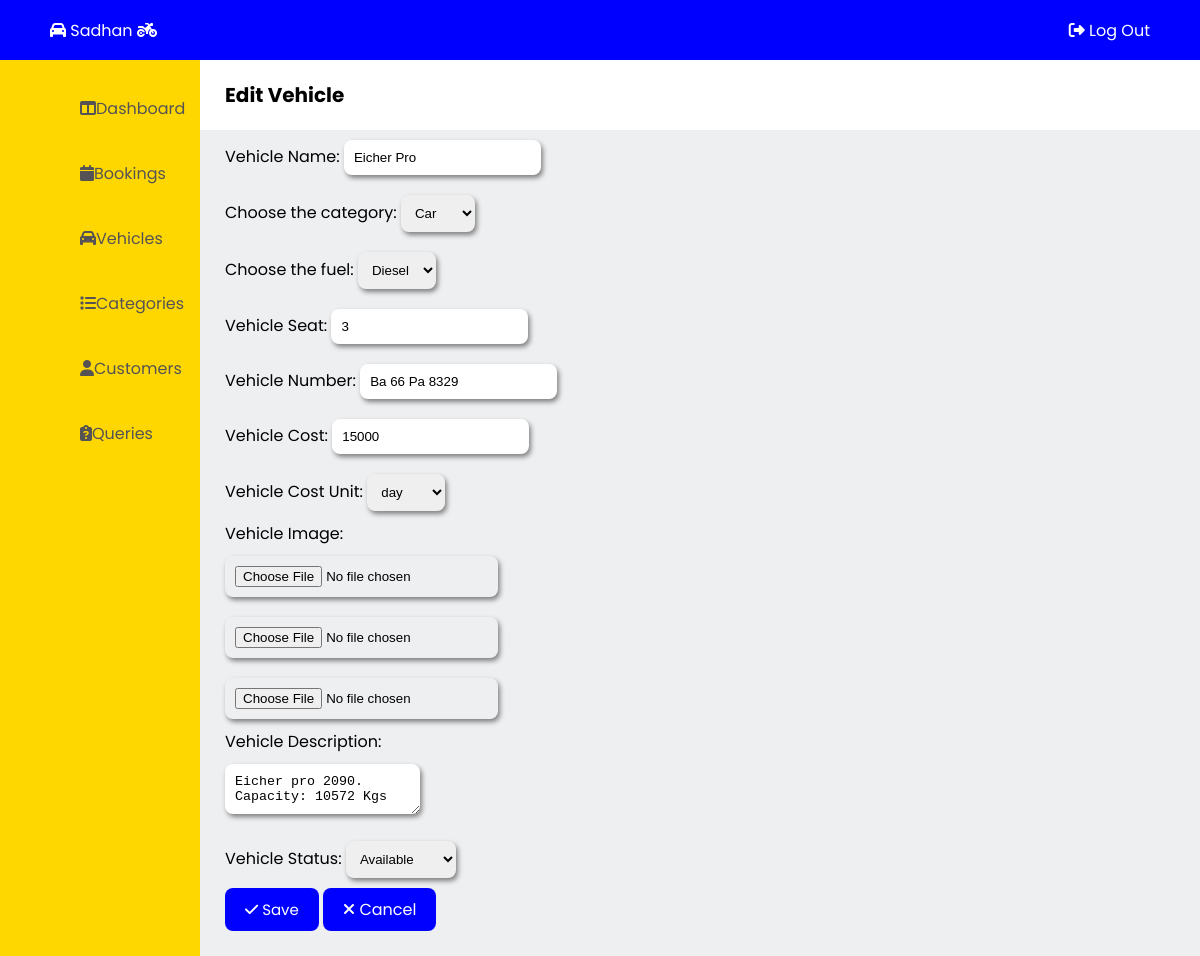
Screenshot of /admin/edit-vehicle.php?v_id=5 with the database file from the repository.
### tables this page shows
CREATE TABLE `vehicles` (
  `v_id` int(11) NOT NULL,
  `v_name` varchar(50) NOT NULL,
  `v_type` varchar(50) NOT NULL,
  `v_fuel` varchar(20) NOT NULL,
  `v_seat` int(100) NOT NULL,
  `v_number` varchar(30) DEFAULT NULL,
  `v_cost` int(20) NOT NULL,
  `v_cunit` varchar(50) NOT NULL,
  `v_image1` varchar(500) NOT NULL,
  `v_image2` varchar(500) NOT NULL,
  `v_image3` varchar(500) NOT NULL,
  `v_description` varchar(200) NOT NULL,
  `v_status` varchar(20) NOT NULL
);

### admin/edit-vehicle.php (the view, shortened to what this page needs)
<!DOCTYPE html>
<html lang="en">
<head>
  <link rel="stylesheet" href="admin-css\admin-style.css"/>
</head>
<body>
  <?php
    include "admin-container\admin-header.php";
  ?>
  <?php
    include "admin-container\admin-leftbar.php";
  ?>
  <?php
    $id = $_GET['v_id'];
    $qry = "SELECT * FROM vehicles WHERE v_id = '$id'";
    $qry3 = "SELECT * FROM categories";
    include 'admin-container/db_connection.php';
    $result = mysqli_query($con, $qry);
    $result2 = mysqli_query($con, $qry3);
    $row = mysqli_fetch_assoc($result);
  ?>
  <main class="main">
    <section class="title">
      <p>Edit Vehicle</p>
    </section>
    <div class="add-vehicle">
    <form action="edit-vehicle.php?v_id=<?php echo $id; ?>" method="POST" enctype="multipart/form-data">
            <label for="cars">Vehicle Name: </label>
                <input type="text" name="v_name" placeholder="Name" required value="<?php echo $row['v_name'];?>"><br>
            <label for="type">Choose the category:</label>
                <select name="v_type" id="type" required ">
                <?php while($row2 = mysqli_fetch_assoc($result2)){  ?>
                    <option><?php echo $row2['c_name'];?></option>
                <?php } ?>
                </select><br>
            <label for="fuel">Choose the fuel:</label>
                <select name="v_fuel" id="fuel" required>
                    <option><?php echo $row['v_fuel'];?></option>
                </select><br>
            <label for="cars">Vehicle Seat:</label>
                <input type="number" name="v_seat" placeholder="Seat Number" value="<?php echo $row['v_seat'];?>"><br>
            <label for="v_number">Vehicle Number:</label>
                <input type="text" name="v_number" placeholder="Number" value="<?php echo $row['v_number'];?>" required><br>
            <label for="cars">Vehicle Cost:</label>
                <input type="text" name="v_cost" placeholder="Cost (Rs.)" value="<?php echo $row['v_cost'];?>" required><br>
            <label for="cunit">Vehicle Cost Unit:</label>
                <select name="v_cunit" id="cunit" required>
                        <option><?php echo $row['v_cunit'];?></option>
                    </select><br>
            <label for="cars">Vehicle Image:</label><br>
                <input type="file" name="photopath1" class="v_image1" value="<?php echo $row['v_image1'];?>"><br>
                <input type="file" name="photopath2" class="v_image2" ><br>
                <input type="file" name="photopath3" class="v_image3" ><br>
            <label for="cars">Vehicle Description:</label><br>
            <textarea name="v_description" placeholder="Description" required><?php echo $row['v_description']; ?></textarea><br>
            <label for="status">Vehicle Status:</label>
                <select name="v_status" id="status" required>
                        <option><?php echo $row['v_status'];?></option>
                </select><br>
            <button type="submit" name="submit"><i class="fa-solid fa-check"></i> Save</button>
            <a href="vehicles.php" class="exit-btn"><i class="fa-solid fa-xmark"></i> Cancel</a>
        </form>
    </div>
  </main>
</body>
</html>

### admin/admin-css/admin-style.css (style rules this page uses)
body { list-style: none; text-decoration: none; margin: 0; padding: 0; height: 100vh; display: grid; grid-template-columns: 200px 1fr; grid-template-rows: 60px 1fr; font-family: 'Poppins', sans-serif; }
.title { padding-left: 25px; padding-right: 25px; font-size: 20px; display: flex; align-items: center; }
.title p { font-weight: bold; }
.add-vehicle { background-color: #eeeff1; padding-left: 25px; padding-bottom: 25px; }
.add-vehicle input, .add-vehicle select, .add-vehicle textarea { margin: 10px auto; padding: 10px; border-radius: 0.5rem; border: none; box-shadow: 2px 3px 5px gray; outline: 0; transition: all ease-in-out 0.3s; }
.add-vehicle button[type="submit"] { background-color: blue; padding: 10px 20px; color: white; border: none; border-radius: 0.5rem; cursor: pointer; font-size: 15px; text-decoration: none; font-family: 'Poppins', sans-serif; }
.add-vehicle a { text-decoration: none; background-color: blue; padding: 10px 20px; color: white; border: none; border-radius: 0.5rem; cursor: pointer; }

### rows the page displays
vehicles: v_name "Eicher Pro", v_fuel "Diesel", v_seat "3", v_number "Ba 66 Pa 8329", v_cost "15000", v_cunit "day", v_description "Eicher pro 2090. Capacity: 10572 Kgs", v_status "Available"

### other values shown
form field v_type "Car"
